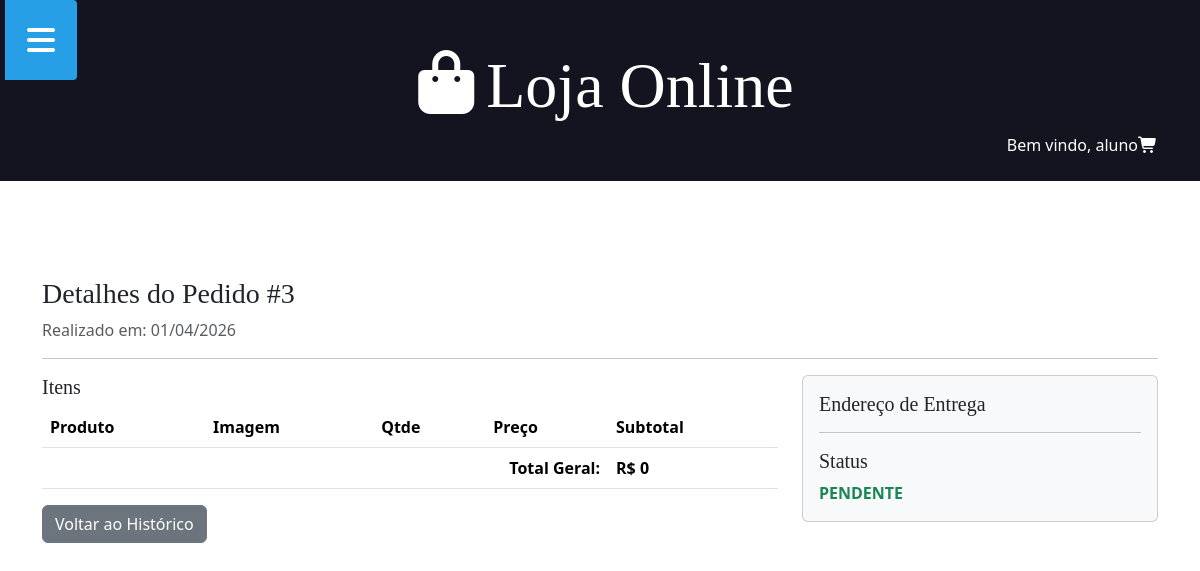
Page /pedido/3 (signed in) on the earlier database version.
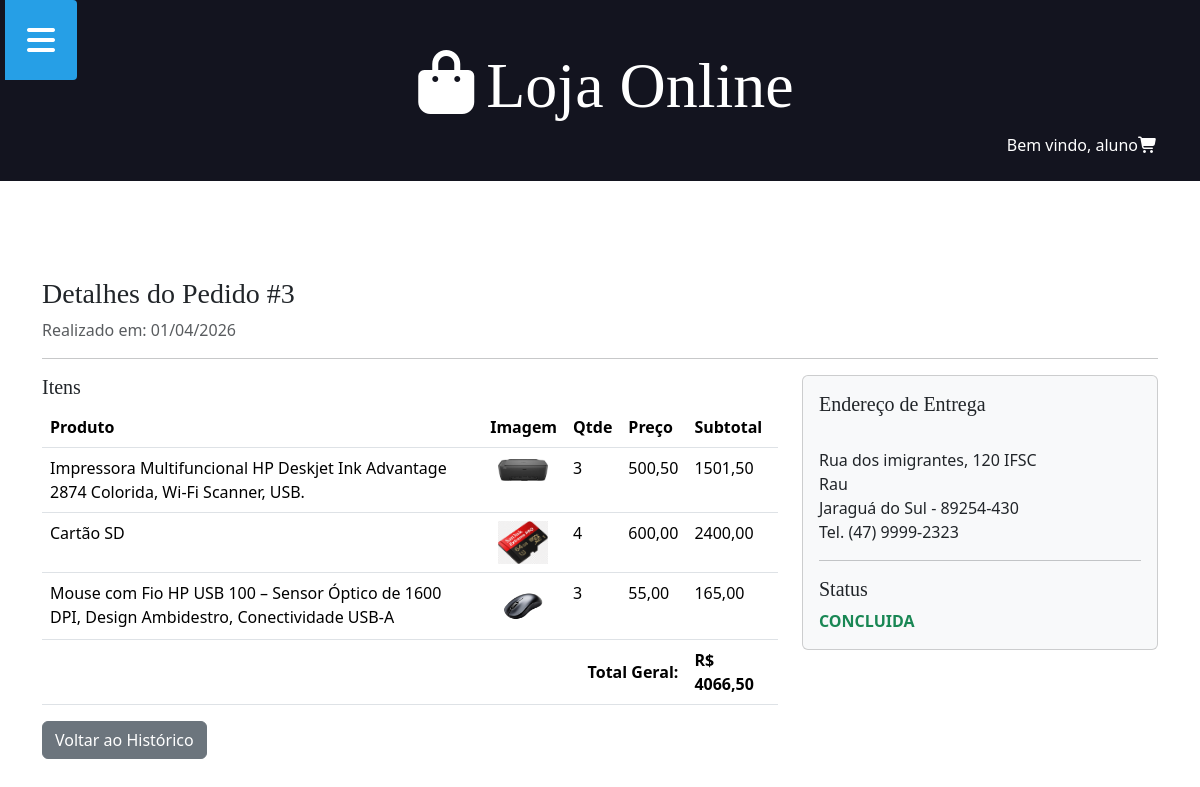
Same page on the later database version.
### aplicacao/models.py (models this page shows, shortened)
class Venda(models.Model):
    STATUS_CHOICES = (
        ('P', 'PENDENTE'),
        ('C', 'CONCLUIDA'),
        ('X', 'CANCELADA')
    )
    status = models.CharField(max_length=1, choices=STATUS_CHOICES, default='P')
    data = models.DateField(auto_now_add=True)
    cliente = models.ForeignKey(User, on_delete=models.CASCADE)
    @property
    def total(self):
        total = 0
        for item in self.itemvenda_set.all():
            total += item.produto.preco * item.qtde
        return total

class ItemVenda(models.Model):
    venda = models.ForeignKey(Venda, on_delete=models.CASCADE)
    produto = models.ForeignKey(Produto, on_delete=models.CASCADE)
    qtde = models.IntegerField(null=True, blank=True)
    @property
    def subtotal(self):
        return self.produto.preco * self.qtde

class Produto(models.Model):
    nome = models.CharField(max_length=100, null=True, blank=True)
    preco = models.DecimalField(decimal_places=2, max_digits=10, null=True, blank=True)
    qtde = models.IntegerField(null=True, blank=True)
    descricao = models.TextField(null=True, blank=True)
    data = models.DateField(null=True, blank=True)
    imagem = models.ImageField(upload_to='produtos/', null=True, blank=True)

class Perfil(models.Model):
    telefone = models.CharField(max_length=25, null=True, blank=True)
    rua = models.CharField(max_length=100, null=True, blank=True)
    numero = models.PositiveIntegerField(null=True, blank=True)
    bairro = models.CharField(max_length=50, null=True, blank=True)
    cidade = models.CharField(max_length=50, null=True, blank=True)
    complemento = models.CharField(max_length=100, null=True, blank=True)
    cep = models.CharField(max_length=50, null=True, blank=True)
    cliente = models.OneToOneField(User, on_delete=models.CASCADE)

### aplicacao/views.py (the view)
# urls.py: path('pedido/<int:venda_id>', views.detalhe_pedido, name="urldetalhe_pedido"),
@login_required
def detalhe_pedido(request, venda_id):
    venda = get_object_or_404(Venda, id=venda_id, cliente=request.user)
    if venda.cliente != request.user:
        return redirect("historico_pedidos")
    itens = venda.itemvenda_set.all()
    try:
        perfil = Perfil.objects.get(cliente=request.user)
    except Perfil.DoesNotExist:
        perfil = None
    context = {
        'venda': venda,
        'itens': itens,
        'perfil': perfil
    }
    return render(request, 'detalhe_pedido.html', context)

### aplicacao/templates/detalhe_pedido.html
{% extends 'global/base.html' %}
{% block content %}
  <div class="container mt-5">
    <div class="row">
      <div class="col-md-12">
        <h3>Detalhes do Pedido #{{ venda.id }}</h3>
        <p class="text-muted">Realizado em: {{ venda.data|date:'d/m/Y' }}</p>
        <hr />
      </div>
    </div>
    <div class="row">
      <div class="col-md-8">
        <h5>Itens</h5>
        <table class="table">
          <thead>
            <tr>
              <th>Produto</th>
              <th>Imagem</th>
              <th>Qtde</th>
              <th>Preço</th>
              <th>Subtotal</th>
            </tr>
          </thead>
          <tbody>
            {% for item in itens %}
              <tr>
                <td>{{ item.produto.nome }}</td>
                <td>
                  {% if item.produto.imagem %}
                    <img src="{{ item.produto.imagem.url }}" alt="{{ item.produto.nome }}" width="50" class="ms-2" />
                  {% endif %}
                </td>
                <td>{{ item.qtde }}</td>
                <td>{{ item.produto.preco }}</td>
                <td>{{ item.subtotal }}</td>
              </tr>
            {% endfor %}
          </tbody>
          <tfoot>
            <tr>
              <th colspan="4" class="text-end">Total Geral:</th>
              <th>R$ {{ venda.total }}</th>
            </tr>
          </tfoot>
        </table>
        <a href="{% url 'urlhistorico' %}" class="btn btn-secondary">Voltar ao Histórico</a>
      </div>
      <div class="col-md-4">
        <div class="card bg-light">
            <div class="card-body">
                <h5>Endereço de Entrega</h5>
                {% if perfil %}
                    <p class="card-text">
                        <strong>{{ perfil.cliente.fisrt_name }} {{ perfil.cliente.last_name }}</strong><br>
                        {{ perfil.rua }}, {{ perfil.numero }} {{ perfil.complemento }} <br>
                        {{ perfil.bairro }} <br>
                        {{ perfil.cidade }} - {{ perfil.cep }} <br>
                        Tel. {{ perfil.telefone }}
                    </p>
                {% endif %}
                <hr />
                <h5 class="card-title">Status</h5>
                <p class="card-text text-success fw-bold">{{ venda.get_status_display }}</p>
            </div>
        </div>
      </div>
    </div>
  </div>
{% endblock %}

### aplicacao/templates/global/base.html (shortened to what this page needs)
{% load bootstrap5 %}
{% load static %}
<!DOCTYPE html>
<html lang="pt-br">
<head>
    <link rel="stylesheet" href="https://cdnjs.cloudflare.com/ajax/libs/font-awesome/7.0.1/css/all.min.css">
    <link rel="stylesheet" href="{% static 'css/styles.css' %}">
    {% bootstrap_css %}
</head>
<body>
    {% include 'global/menu.html' %}
    {% include 'global/header.html' %}
    {% block content %}
    {% endblock %}
</body>
</html>

### aplicacao/templates/global/menu.html (shortened to what this page needs)
<button class="button-show-menu button-show-menu-visible">
  <i class="fas fa-bars"></i>
</button>

### aplicacao/templates/global/header.html
<header class="main-header-container">
    <div class="main-header container">
        <h1>
            <a class="main-logo" href="{% url 'urlindex' %}">
                <i class="fas fa-regular fa-bag-shopping main-logo-icon"></i>
                <span class="main-logo-text">Loja Online</span>
            </a>
        </h1>
        <div class="boasvindas">
            {% if user.is_authenticated %}
                <span class="text-welcome">Bem vindo, {{ user.username }}</span>
                <i class="fa-solid fa-cart-shopping"></i>
            {% endif %}
        </div>
    </div>
</header>

### static/css/styles.css (style rules this page uses)
.container { max-width: 144rem; margin: 0 auto; padding: 3rem; }
.main-header-container { background: #13141f; }
h1, h2, h3, h4, h5, h6 { font-family: 'Roboto Slab', serif; }
.main-logo { font-size: 4rem; color: #fff; text-decoration: none; display: flex; align-items: center; justify-content: center; width: fit-content; margin: 0 auto; }
.button-show-menu { position: fixed; left: 265px; top: 0; color: #fff; background-color: #269fe6; border: none; font-size: 2rem; z-index: 3; padding: 1rem; visibility: hidden; opacity: 0; transition: all 300ms ease-in-out; border-radius: 0 4px 4px 0; cursor: pointer; }
.button-show-menu-visible { visibility: visible; opacity: 1; left: 5px; }
.boasvindas { float: right; font-size: 1rem; color: #fff; text-decoration: none; display: flex; align-items: center; justify-content: center; width: fit-content; margin: 0 auto; }

Differences in the rows shown:
changed Venda id 3: total "0" → "4066,50"; status "PENDENTE" → "CONCLUIDA"
added ItemVenda: produto.nome "Impressora Multifuncional HP Deskjet Ink Advantage 2874 Colorida, Wi-Fi Scanner, USB.", produto.imagem (picture), qtde "3", produto.preco "500,50", subtotal "1501,50"
added ItemVenda: produto.nome "Cartão SD", produto.imagem (picture), qtde "4", produto.preco "600,00", subtotal "2400,00"
added ItemVenda: produto.nome "Mouse com Fio HP USB 100 – Sensor Óptico de 1600 DPI, Design Ambidestro, Conectividade USB-A", produto.imagem (picture), qtde "3", produto.preco "55,00", subtotal "165,00"
added Perfil: rua "Rua dos imigrantes", numero "120", complemento "IFSC", bairro "Rau", cidade "Jaraguá do Sul", cep "89254-430", telefone "(47) 9999-2323"
Other differences:
text now shown: ", - Tel."
